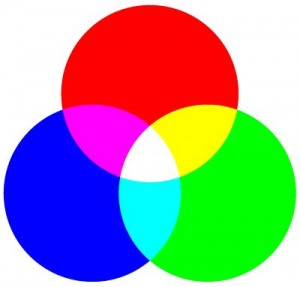
%> input picture Cores/cores4.jpg, 300 x 287 px
$ octave RenanAlboy.m   (GNU Octave 9; MATLAB toolbox functions it lacks are replaced by stand-ins)
%> lines starting %> are read from the running program, lines starting %| are printed output that depends on the picture
%Primeiro teste:
%Comparação entre diagrama rgb e cmyk. Sendo realizado sobre as imagens a soma e adivisão.
%Devido ao tamanha das imagens não serem iguaisé possível notar regioes que
%não se encaixam, causando assim regiões com cores diferentes.

I = imread('cores4.jpg');
%> I is the input picture: size 287x300x3 uint8; mean R, G, B 153.4, 153.9, 153.3
I2 = imread('cores3.jpg');
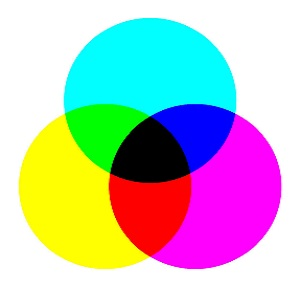
%> input picture Cores/cores3.jpg, 300 x 287 px
%> I2 is the input picture: size 287x300x3 uint8; mean R, G, B 188.6, 188.6, 188.5
K = imdivide(imadd(I,I2), 2);
K2 = imlincomb(.5,I,.5,I2);
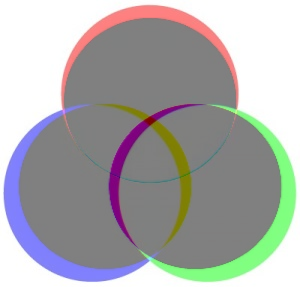
%> K2: size 287x300x3 uint8; mean R, G, B 171.3, 171.5, 171.1

%Plot das imagens
figure
subplot(2,2,1), imshow(I)
subplot(2,2,2), imshow(I2)
subplot(2,2,3), imshow(K)
subplot(2,2,4), imshow(K2)

%%
%Operação de soma. Devido a imagem não ser "pura", pois possui bordas, ao
%somar sobra resquicios de seus formatos.
K3 = imadd(I,I2);
figure
imshow(K3);

%%
%Operação de divisão
K4 = imdivide(I,I2);
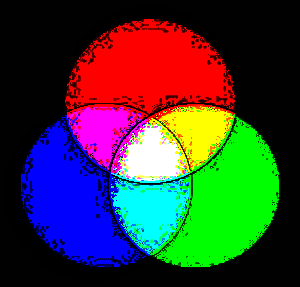
%> K4: size 287x300x3 uint8; mean R, G, B 57, 58.4, 53.7
figure
imshow(K4);

%%
%Operação de subtração
K5 = imsubtract(I2,I);
figure
imshow(K5);

%%
%Operação de multiplicação sobre a imagem I(cores3)
K6 = immultiply(I,1);
K7 = immultiply(I,0.75);
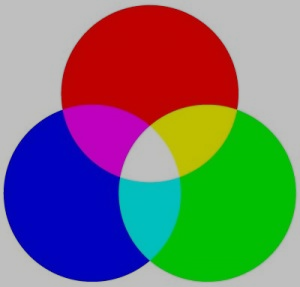
%> K7: size 287x300x3 uint8; mean R, G, B 115.1, 115.4, 115
K8 = immultiply(I,0.5);
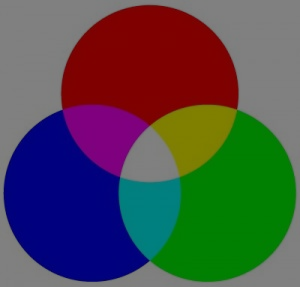
%> K8: size 287x300x3 uint8; mean R, G, B 76.9, 77.2, 76.9
K9 = immultiply(I,0.25);
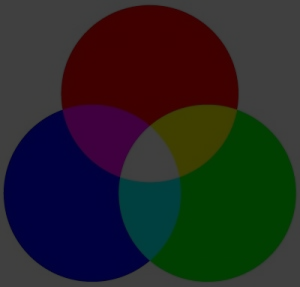
%> K9: size 287x300x3 uint8; mean R, G, B 38.5, 38.6, 38.5

%Plot das imagens
figure
subplot(2,2,1), imshow(K6)
subplot(2,2,2), imshow(K7)
subplot(2,2,3), imshow(K8)
subplot(2,2,4), imshow(K9)


%%
%Segundo teste: Isolando canais de cores
%Utilizando o diagrama das cores cmyk
figure
RGB = imread('cores3.jpg');
subplot(2,2,1), imshow(RGB)
subplot(2,2,2), imshow(RGB(:,:,1))
subplot(2,2,3), imshow(RGB(:,:,2))
subplot(2,2,4), imshow(RGB(:,:,3))

% HSV

figure
HSV = rgb2hsv(RGB);
%> HSV: size 287x300x3 double; mean H, S, V 0.295, 0.544, 0.956
subplot(2,2,1), imshow(rgb2gray(RGB))
subplot(2,2,2), imshow(HSV(:,:,1))
subplot(2,2,3), imshow(HSV(:,:,2))
subplot(2,2,4), imshow(HSV(:,:,3))

%%
%Terceiro teste: Isolando canais de cores
%Utilizando o diagrama das cores rgb

RGB = imread('cores4.jpg');
figure
subplot(2,2,1), imshow(RGB)
subplot(2,2,2), imshow(RGB(:,:,1))
subplot(2,2,3), imshow(RGB(:,:,2))
subplot(2,2,4), imshow(RGB(:,:,3))

% HSV

figure
HSV = rgb2hsv(RGB);
%> HSV: size 287x300x3 double; mean H, S, V 0.32, 0.657, 0.992
subplot(2,2,1), imshow(rgb2gray(RGB))
subplot(2,2,2), imshow(HSV(:,:,1))
subplot(2,2,3), imshow(HSV(:,:,2))
subplot(2,2,4), imshow(HSV(:,:,3))
%> after `imshow(HSV(:,:,3))`:
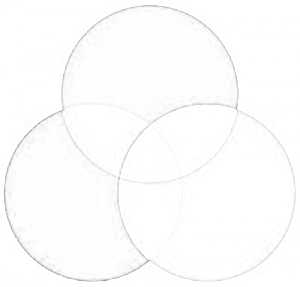
%> displayed picture: size 287x300, on the screen's scale of 0 to 255; min 148, max 255, mean 252.9
